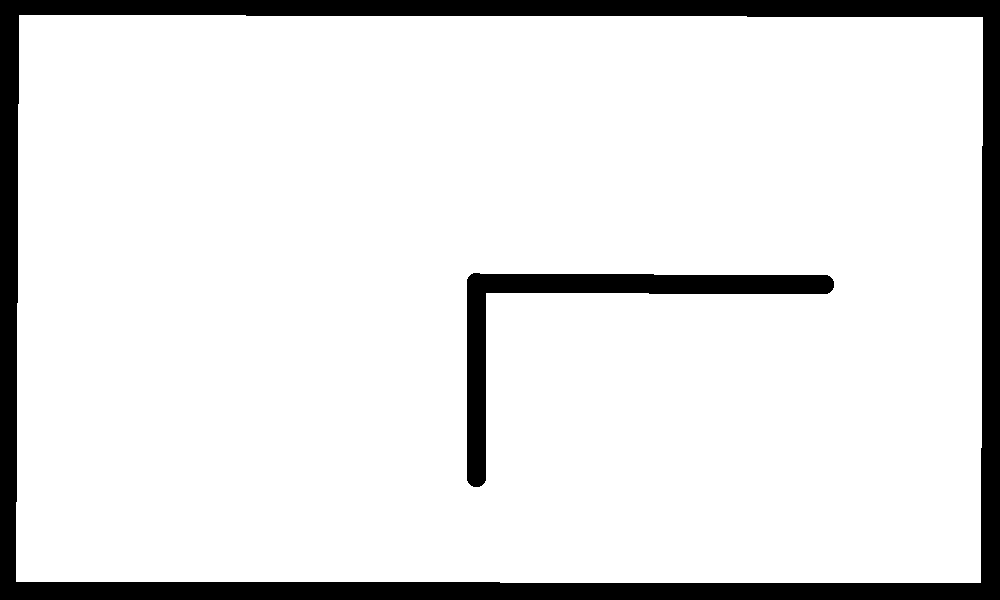
%> input picture environments/sample_environment.png, 1000 x 600 px
$ octave map_sample.m   (GNU Octave 9; MATLAB toolbox functions it lacks are replaced by stand-ins)
%> lines starting %> are read from the running program, lines starting %| are printed output that depends on the picture; in (x1, y1, x2, y2) boxes, pixels count from 0 and x2, y2 are one past the last pixel; in counts of white or black regions, pixels touching at a corner belong together; the program's own positions count from 1
clear;
clc;
close all;

% map_spec_name='MapSpec_201510211300';
occ_map_loc='sample_environment.png';
% obstacles_loc=load_occupancy_map_ASIF('figure',occ_map_loc,'spec_file',map_spec_name,'plot_map',0);

offset=[0 0];
resolution=0.07;
rotation=0;
markercolor='k';
markersize=1.5;
only_data=1;


I=imread(occ_map_loc);
%> I is the input picture: size 600x1000x3 uint8; 89.3% white; 2 black regions, box (x1, y1, x2, y2) and area: (0, 0, 1000, 600) 53637, (467, 273, 834, 487) 10592
I_gray=rgb2gray(I);

% I_gray = imrotate(I_gray,180);
% I_gray = flipdim(I_gray,2);
I_gray = flipdim(I_gray,1);
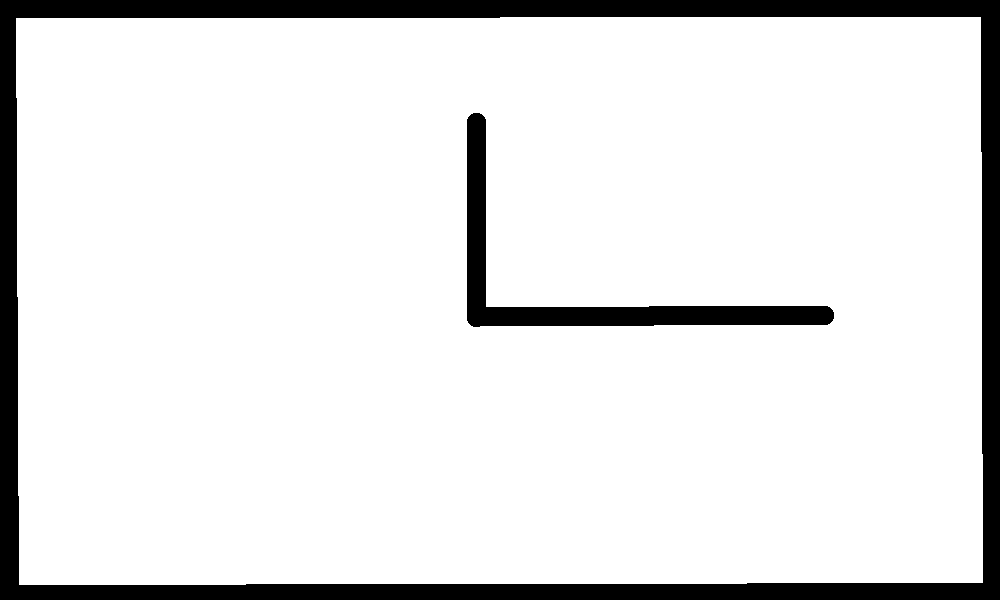
%> I_gray: size 600x1000 uint8; 89.3% white; 2 black regions, box (x1, y1, x2, y2) and area: (0, 0, 1000, 600) 53637, (467, 113, 834, 327) 10592

map_input=double(I_gray);

% map_input=double(I);
offset_x=offset(1);
offset_y=offset(2);
[rows,cols]=find(map_input==0);
%> rows = 64229 values from 1 to 600; cols = 64229 values from 1 to 1000
% obstacle_mat=[cols(:),rows(:)];
obstacle_mat=[rows(:),cols(:)];
obstacle_mat=obstacle_mat.*resolution;
obstacle_mat(:,1)=obstacle_mat(:,1)+offset_x;
obstacle_mat(:,2)=obstacle_mat(:,2)+offset_y;
RA=[cosd(rotation) -sind(rotation); sind(rotation) cosd(rotation)];
obstacle_mat=obstacle_mat*RA;


if only_data==1
    plot(obstacle_mat(:,1),obstacle_mat(:,2),...
        'sk','markerfacecolor',markercolor,'markersize',markersize);
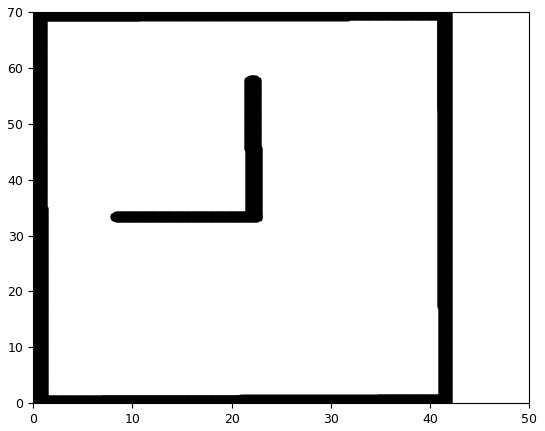
%> figure redrawn from the program's plot data
end


obstacles_loc = obstacle_mat;

figure;plot(obstacles_loc(:,2),obstacles_loc(:,1),'bx')
hold on;
plot(0,0,'ro','markerfacecolor','r','markersize',10)
axis equal
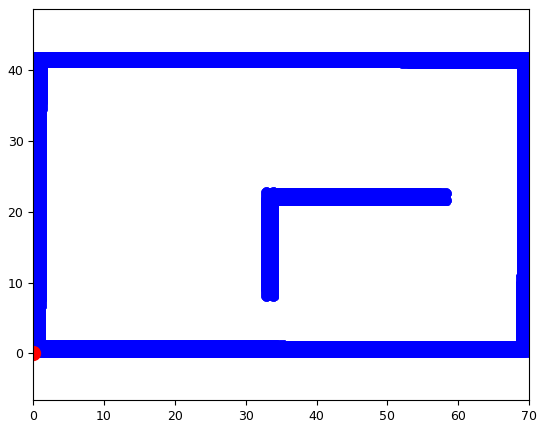
%> figure redrawn from the program's plot data


%/////////////////////////////////////////////////////////////////////////7

% obstacles_loc2 = unique(round(obstacles_loc),'rows');
obstacles_loc2 = unique(ceil(obstacles_loc),'rows');
%> obstacles_loc2 = 581 rows, first 12: [1 1; 1 2; 1 3; 1 4; 1 5; 1 6; 1 7; 1 8; 1 9; 1 10; 1 11; 1 12]

figure;plot(obstacles_loc2(:,1),obstacles_loc2(:,2),'bs','MarkerFaceColor','b')
axis equal
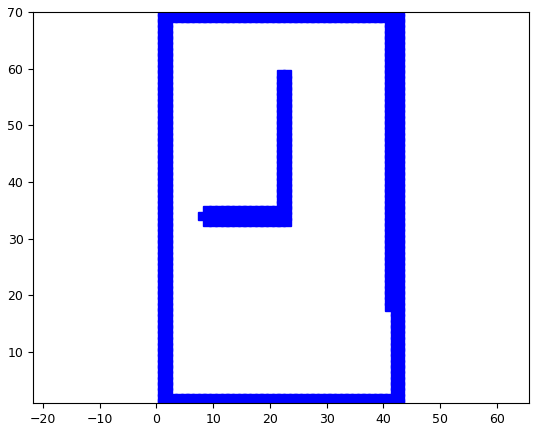
%> figure redrawn from the program's plot data

% pause

obstacles_loc2(:,1) = obstacles_loc2(:,1)-min(obstacles_loc2(:,1))+1;
obstacles_loc2(:,2) = obstacles_loc2(:,2)-min(obstacles_loc2(:,2))+1;

figure;plot(obstacles_loc2(:,1),obstacles_loc2(:,2),'bs','MarkerFaceColor','b')
axis equal


map = ones(max(obstacles_loc2(:,2)),max(obstacles_loc2(:,1)));
%> map: size 70x43 double; every value is 1

obs_ind = sub2ind(size(map),obstacles_loc2(:,2),obstacles_loc2(:,1));
%> obs_ind = 581 values from 1 to 3010
map(obs_ind) = 0;
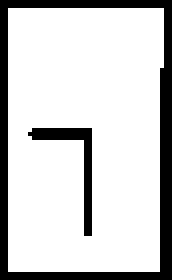
%> map: size 70x43 double (shown 4 times larger); values 0 (black) and 1 (white), 80.7% white; 2 black regions, box (x1, y1, x2, y2) and area: (0, 0, 43, 70) 487, (7, 32, 23, 59) 94


% -- fill holes
map = 1-map;
map_remove = imfill(map,4,'holes');
figure; imshow(map','InitialMagnification',500); hold on;
%> after `imshow(map','InitialMagnification',500)`:
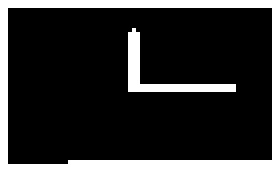
%> displayed picture: size 43x70, on the screen's scale of 0 to 255 (shown 4 times larger); 19.3% white; 2 white regions, box (x1, y1, x2, y2) and area: (0, 0, 70, 43) 487, (32, 7, 59, 23) 94
ind_remove = find(map_remove(:)==0);
%> ind_remove = []
% map = bwmorph(map,'fill',5000);
% map = imfill(map,0,4);
map = 1-map;
figure; imshow(map','InitialMagnification',500); hold on;

map(ind_remove) = 0;

figure; imshow(map','InitialMagnification',500); hold on;
% set(gca,'YDir','normal');
colormap('gray');

% figure; imshow(map','InitialMagnification',500); hold on;
% set(gca,'YDir','normal');
% colormap('gray');


% -------------- fill holes ------------------
% map = 1-map;
% % https://se.mathworks.com/matlabcentral/newsreader/view_thread/173142
% map = ~bwareaopen(~map, 100);
% map = 1-map;


% ---------- fill holes using 4-connectivity ------------------------
CC = bwconncomp(map,4);
%> CC = 1 connected component
conn_sizes = zeros(CC.NumObjects,1);
for i = 1:CC.NumObjects
    conn_sizes(i) = size(CC.PixelIdxList{i},1);
end
%> this loop made 1 pass
[val,ind] = max(conn_sizes);
%> val = 2429; ind = 1
map = zeros(size(map));
map(CC.PixelIdxList{ind}) = 1;

% ------------ morphological operations ---------------------------
% map = bwmorph(map,'remove');
% map = bwmorph(map,'fill',5000);
% map = bwmorph(map,'majority',5);

close all

figure; imshow(map','InitialMagnification',500); hold on;
set(gca,'YDir','normal');
colormap('gray');


filename = 'sample-environment.dat';
fileID = fopen(filename,'wt'); fclose(fileID);
dlmwrite(filename,map,'-append','delimiter',' ');
fileID = fopen(filename,'a'); fclose(fileID);

$ run again, with environments/GHG_global2.png copied over environments/sample_environment.png
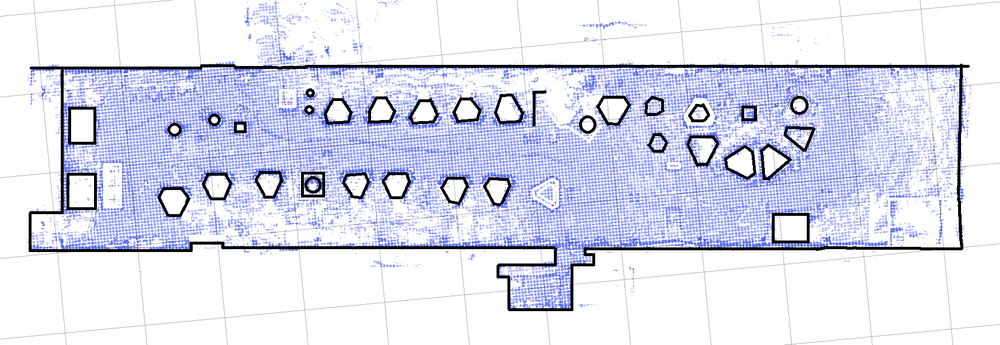
%> input picture environments/GHG_global2.png, 1000 x 345 px, shrunk from 1744 x 601 before the run
%> I is the input picture: size 345x1000x3 uint8; mean R, G, B 219.7, 222.1, 241.2
%> `I_gray = flipdim(I_gray,1);`:
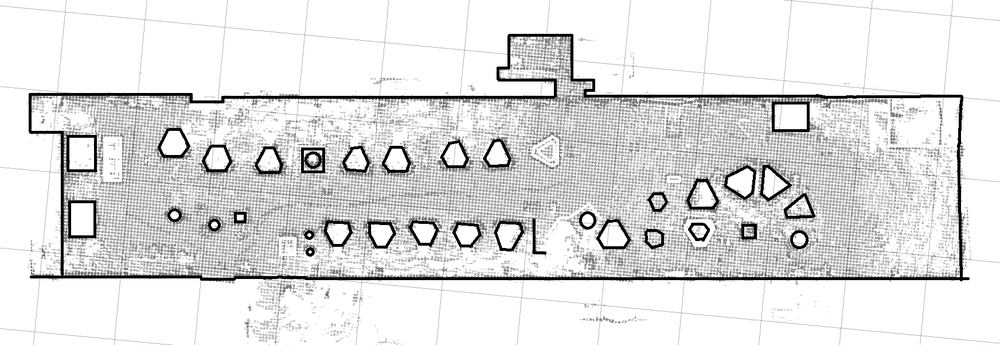
%> I_gray: size 345x1000 uint8; min 0, max 255, mean 223.5; mean of the top-left, top-right, bottom-left and bottom-right quarters 230.3, 226.3, 217.6, 220.1
%> rows = 7710 values from 35 to 281; cols = 7710 values from 30 to 969
%> obstacles_loc2 = 370 rows, first 12: [3 36; 3 37; 3 38; 3 39; 3 40; 3 41; 4 36; 4 41; 5 35; 5 36; 5 41; 6 35]
%> `axis equal`:
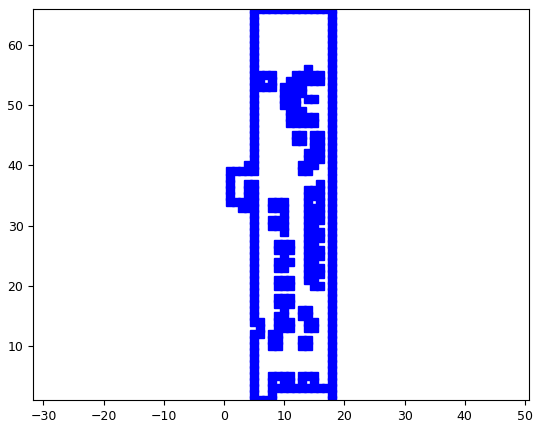
%> figure redrawn from the program's plot data
%> obs_ind = 370 values from 34 to 1188
%> ind_remove = 256 values from 1 to 1058
%> CC = 5 connected components
%> the loop `for i = 1:CC.NumObjects` made 5 passes
%> after the loop `for i = 1:CC.NumObjects`: conn_sizes = [558; 1; 1; 1; 1]
%> val = 558; ind = 1
